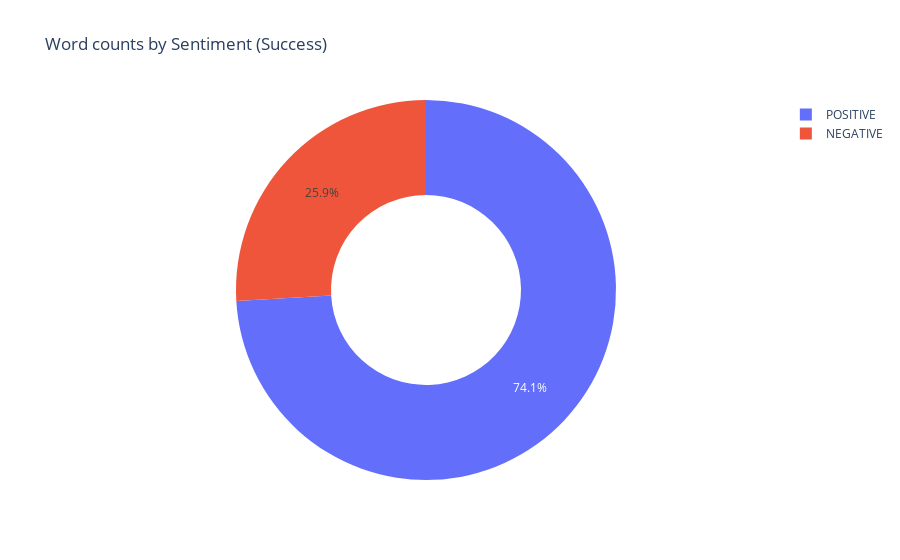

The notebook cell this image was saved under:
### Code cell
import plotly.express as px
import pandas as pd

# Create sample data
success_data = pd.DataFrame({
    'Sentiment': ['NEGATIVE', 'POSITIVE'],
    'Counts': [sum(1 for l in success_labels if l == 'NEGATIVE'), sum(1 for l in success_labels if l == 'POSITIVE')]
})

# Create pie chart
fig = px.pie(success_data, values='Counts', names='Sentiment', 
             title='Word counts by Sentiment (Success)', 
             hole=0.5)

# Show figure
fig.show()

### Figure 1 — Plotly figure (JSON) as saved in the notebook; plotly's stock layout.template omitted (floating-point values rounded to 4 significant figures)
{"data": [{"domain": {"x": [0, 1], "y": [0, 1]}, "hole": 0.5, "hovertemplate": "Sentiment=%{label}<br>Counts=%{value}<extra></extra>", "labels": ["NEGATIVE", "POSITIVE"], "legendgroup": "", "name": "", "showlegend": true, "type": "pie", "values": [92, 263]}], "layout": {"autosize": true, "legend": {"tracegroupgap": 0}, "title": {"text": "Word counts by Sentiment (Success)"}}}
